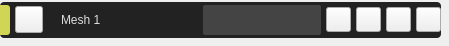
<?xml version="1.0" encoding="UTF-8"?>
<ui version="4.0">
 <class>FormDrawMeshCard</class>
 <widget class="QWidget" name="FormDrawMeshCard">
  <property name="geometry">
   <rect>
    <x>0</x>
    <y>0</y>
    <width>391</width>
    <height>46</height>
   </rect>
  </property>
  <property name="sizePolicy">
   <sizepolicy hsizetype="Preferred" vsizetype="Preferred">
    <horstretch>0</horstretch>
    <verstretch>0</verstretch>
   </sizepolicy>
  </property>
  <property name="windowTitle">
   <string>Form</string>
  </property>
  <property name="styleSheet">
   <string notr="true">/*Colores primarios*/
/* 
gris oscuro #222222 #333333 #444444
gris claro #999999 #DDDDDD
verde claro #C8CC8E
vinotinto #742427
*/
/*Colores secundarios */
/* 
Azules #36C9C6 #00BDB9 #77ACA2
rojos #910D3F #C70039 #F94646
naranjas #D34E24 #F28123 #F7F052
*/

/* Funetes/*

/*
italic: font: italic 9pt &quot;Ubuntu&quot;;
regular: font: 9pt &quot;Ubuntu&quot;;
light: font: 300 9pt &quot;Ubuntu&quot;;
medium: font: 500 9pt &quot;Ubuntu&quot;;
bold: font: 700 9pt &quot;Ubuntu&quot;;
*/

/****************************************************************************************************************************************************/


QLabel#label_cardNameMesh{
font: 500 9pt &quot;Ubuntu&quot;;
color: #DDDDDD;
margin-left: 10px;
}

QFrame#frame_card{
background: #222222;
border-radius:4px
}
QFrame#frame_color{
background: #D0D555;
border-top-right-radius:3px;
border-bottom-right-radius: 3px
}


QToolButton[style_mesh_card_button=&quot;1&quot;]{
background-color: transparent;
border: 1px solid #222222;
border-radius: 3px ;
}

QToolButton[style_mesh_card_button=&quot;1&quot;]:hover{ 
background-color: #444444;
}

QToolButton[style_mesh_card_button=&quot;1&quot;]:pressed{
border-top: 2px solid #222222;
border-left: 2px solid #222222;
}  


QLineEdit#lineEdit_nameMesh{
font: 9pt &quot;Ubuntu&quot;;
color: #DDDDDD;
background-color: #444444;
border-radius: 2px ;
padding-right: 6px;
padding-left: 6px;

}

</string>
  </property>
  <layout class="QHBoxLayout" name="horizontalLayout_2">
   <property name="spacing">
    <number>0</number>
   </property>
   <property name="leftMargin">
    <number>0</number>
   </property>
   <property name="topMargin">
    <number>0</number>
   </property>
   <property name="rightMargin">
    <number>8</number>
   </property>
   <property name="bottomMargin">
    <number>5</number>
   </property>
   <item>
    <widget class="QFrame" name="frame_card">
     <property name="sizePolicy">
      <sizepolicy hsizetype="Preferred" vsizetype="Fixed">
       <horstretch>0</horstretch>
       <verstretch>0</verstretch>
      </sizepolicy>
     </property>
     <property name="minimumSize">
      <size>
       <width>0</width>
       <height>0</height>
      </size>
     </property>
     <property name="maximumSize">
      <size>
       <width>16777215</width>
       <height>16777215</height>
      </size>
     </property>
     <property name="frameShape">
      <enum>QFrame::StyledPanel</enum>
     </property>
     <property name="frameShadow">
      <enum>QFrame::Raised</enum>
     </property>
     <layout class="QHBoxLayout" name="horizontalLayout">
      <property name="spacing">
       <number>5</number>
      </property>
      <property name="leftMargin">
       <number>0</number>
      </property>
      <property name="topMargin">
       <number>3</number>
      </property>
      <property name="rightMargin">
       <number>0</number>
      </property>
      <property name="bottomMargin">
       <number>3</number>
      </property>
      <item>
       <widget class="QFrame" name="frame_color">
        <property name="minimumSize">
         <size>
          <width>10</width>
          <height>30</height>
         </size>
        </property>
        <property name="maximumSize">
         <size>
          <width>10</width>
          <height>30</height>
         </size>
        </property>
        <property name="frameShape">
         <enum>QFrame::StyledPanel</enum>
        </property>
        <property name="frameShadow">
         <enum>QFrame::Raised</enum>
        </property>
       </widget>
      </item>
      <item>
       <widget class="QToolButton" name="toolButton_colorMesh">
        <property name="text">
         <string/>
        </property>
        <property name="icon">
         <iconset>
          <normaloff>../recursos/iconos/iconos_menu_draw_mesh/colo_picker.svg</normaloff>../recursos/iconos/iconos_menu_draw_mesh/colo_picker.svg</iconset>
        </property>
        <property name="iconSize">
         <size>
          <width>20</width>
          <height>20</height>
         </size>
        </property>
        <property name="arrowType">
         <enum>Qt::NoArrow</enum>
        </property>
        <property name="style_mesh_card_button" stdset="0">
         <number>1</number>
        </property>
       </widget>
      </item>
      <item>
       <widget class="QLabel" name="label_cardNameMesh">
        <property name="sizePolicy">
         <sizepolicy hsizetype="Fixed" vsizetype="Preferred">
          <horstretch>0</horstretch>
          <verstretch>0</verstretch>
         </sizepolicy>
        </property>
        <property name="minimumSize">
         <size>
          <width>150</width>
          <height>0</height>
         </size>
        </property>
        <property name="maximumSize">
         <size>
          <width>160</width>
          <height>16777215</height>
         </size>
        </property>
        <property name="text">
         <string>Mesh 1</string>
        </property>
        <property name="alignment">
         <set>Qt::AlignLeading|Qt::AlignLeft|Qt::AlignVCenter</set>
        </property>
       </widget>
      </item>
      <item>
       <widget class="QLineEdit" name="lineEdit_nameMesh">
        <property name="sizePolicy">
         <sizepolicy hsizetype="Fixed" vsizetype="Preferred">
          <horstretch>0</horstretch>
          <verstretch>0</verstretch>
         </sizepolicy>
        </property>
        <property name="minimumSize">
         <size>
          <width>0</width>
          <height>0</height>
         </size>
        </property>
        <property name="maximumSize">
         <size>
          <width>160</width>
          <height>16777215</height>
         </size>
        </property>
        <property name="text">
         <string/>
        </property>
       </widget>
      </item>
      <item>
       <spacer name="horizontalSpacer">
        <property name="orientation">
         <enum>Qt::Horizontal</enum>
        </property>
        <property name="sizeHint" stdset="0">
         <size>
          <width>40</width>
          <height>20</height>
         </size>
        </property>
       </spacer>
      </item>
      <item>
       <widget class="QToolButton" name="toolButton_okMesh">
        <property name="sizePolicy">
         <sizepolicy hsizetype="Fixed" vsizetype="Maximum">
          <horstretch>0</horstretch>
          <verstretch>0</verstretch>
         </sizepolicy>
        </property>
        <property name="minimumSize">
         <size>
          <width>25</width>
          <height>25</height>
         </size>
        </property>
        <property name="maximumSize">
         <size>
          <width>25</width>
          <height>25</height>
         </size>
        </property>
        <property name="font">
         <font>
          <family>Ubuntu</family>
          <pointsize>7</pointsize>
         </font>
        </property>
        <property name="styleSheet">
         <string notr="true"/>
        </property>
        <property name="text">
         <string/>
        </property>
        <property name="icon">
         <iconset>
          <normaloff>../recursos/iconos/iconos_generales/ok.svg</normaloff>../recursos/iconos/iconos_generales/ok.svg</iconset>
        </property>
        <property name="iconSize">
         <size>
          <width>15</width>
          <height>15</height>
         </size>
        </property>
        <property name="toolButtonStyle">
         <enum>Qt::ToolButtonIconOnly</enum>
        </property>
        <property name="style_mesh_card_button" stdset="0">
         <number>1</number>
        </property>
       </widget>
      </item>
      <item>
       <widget class="QToolButton" name="toolButton_editMesh">
        <property name="sizePolicy">
         <sizepolicy hsizetype="Fixed" vsizetype="Maximum">
          <horstretch>0</horstretch>
          <verstretch>0</verstretch>
         </sizepolicy>
        </property>
        <property name="minimumSize">
         <size>
          <width>25</width>
          <height>25</height>
         </size>
        </property>
        <property name="maximumSize">
         <size>
          <width>25</width>
          <height>25</height>
         </size>
        </property>
        <property name="font">
         <font>
          <family>Ubuntu</family>
          <pointsize>7</pointsize>
         </font>
        </property>
        <property name="styleSheet">
         <string notr="true"/>
        </property>
        <property name="text">
         <string/>
        </property>
        <property name="icon">
         <iconset>
          <normaloff>../recursos/iconos/iconos_generales/edit.svg</normaloff>../recursos/iconos/iconos_generales/edit.svg</iconset>
        </property>
        <property name="iconSize">
         <size>
          <width>15</width>
          <height>15</height>
         </size>
        </property>
        <property name="toolButtonStyle">
         <enum>Qt::ToolButtonIconOnly</enum>
        </property>
        <property name="style_mesh_card_button" stdset="0">
         <number>1</number>
        </property>
       </widget>
      </item>
      <item>
       <widget class="QToolButton" name="toolButton_showHideMesh">
        <property name="sizePolicy">
         <sizepolicy hsizetype="Fixed" vsizetype="Maximum">
          <horstretch>25</horstretch>
          <verstretch>25</verstretch>
         </sizepolicy>
        </property>
        <property name="minimumSize">
         <size>
          <width>25</width>
          <height>25</height>
         </size>
        </property>
        <property name="maximumSize">
         <size>
          <width>25</width>
          <height>25</height>
         </size>
        </property>
        <property name="font">
         <font>
          <family>Ubuntu</family>
          <pointsize>7</pointsize>
         </font>
        </property>
        <property name="styleSheet">
         <string notr="true"/>
        </property>
        <property name="text">
         <string/>
        </property>
        <property name="icon">
         <iconset>
          <normaloff>../recursos/iconos/iconos_menu_draw_mesh/view.svg</normaloff>../recursos/iconos/iconos_menu_draw_mesh/view.svg</iconset>
        </property>
        <property name="iconSize">
         <size>
          <width>15</width>
          <height>15</height>
         </size>
        </property>
        <property name="toolButtonStyle">
         <enum>Qt::ToolButtonIconOnly</enum>
        </property>
        <property name="style_mesh_card_button" stdset="0">
         <number>1</number>
        </property>
       </widget>
      </item>
      <item>
       <widget class="QToolButton" name="toolButton_closeMesh">
        <property name="sizePolicy">
         <sizepolicy hsizetype="Fixed" vsizetype="Maximum">
          <horstretch>0</horstretch>
          <verstretch>0</verstretch>
         </sizepolicy>
        </property>
        <property name="minimumSize">
         <size>
          <width>25</width>
          <height>25</height>
         </size>
        </property>
        <property name="maximumSize">
         <size>
          <width>25</width>
          <height>25</height>
         </size>
        </property>
        <property name="font">
         <font>
          <family>Ubuntu</family>
          <pointsize>7</pointsize>
         </font>
        </property>
        <property name="styleSheet">
         <string notr="true"/>
        </property>
        <property name="text">
         <string/>
        </property>
        <property name="icon">
         <iconset>
          <normaloff>../recursos/iconos/iconos_consola/exit.svg</normaloff>../recursos/iconos/iconos_consola/exit.svg</iconset>
        </property>
        <property name="iconSize">
         <size>
          <width>15</width>
          <height>15</height>
         </size>
        </property>
        <property name="toolButtonStyle">
         <enum>Qt::ToolButtonIconOnly</enum>
        </property>
        <property name="style_mesh_card_button" stdset="0">
         <number>1</number>
        </property>
       </widget>
      </item>
     </layout>
    </widget>
   </item>
  </layout>
 </widget>
 <resources/>
 <connections/>
</ui>
